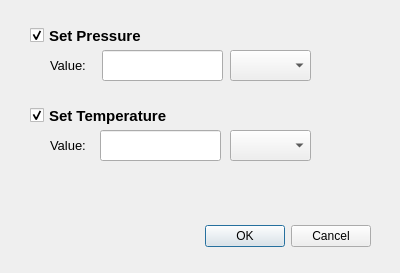
<?xml version="1.0" encoding="UTF-8"?>
<ui version="4.0">
 <class>Dialog</class>
 <widget class="QDialog" name="Dialog">
  <property name="geometry">
   <rect>
    <x>0</x>
    <y>0</y>
    <width>400</width>
    <height>273</height>
   </rect>
  </property>
  <property name="windowTitle">
   <string>Set Conditions</string>
  </property>
  <widget class="QDialogButtonBox" name="buttonBox">
   <property name="geometry">
    <rect>
     <x>30</x>
     <y>220</y>
     <width>341</width>
     <height>32</height>
    </rect>
   </property>
   <property name="orientation">
    <enum>Qt::Horizontal</enum>
   </property>
   <property name="standardButtons">
    <set>QDialogButtonBox::Cancel|QDialogButtonBox::Ok</set>
   </property>
  </widget>
  <widget class="QCheckBox" name="setPressChkBox">
   <property name="geometry">
    <rect>
     <x>30</x>
     <y>20</y>
     <width>181</width>
     <height>31</height>
    </rect>
   </property>
   <property name="font">
    <font>
     <pointsize>11</pointsize>
     <weight>75</weight>
     <bold>true</bold>
    </font>
   </property>
   <property name="text">
    <string>Set Pressure</string>
   </property>
   <property name="checked">
    <bool>true</bool>
   </property>
  </widget>
  <widget class="QCheckBox" name="setTempChkBox">
   <property name="geometry">
    <rect>
     <x>30</x>
     <y>100</y>
     <width>181</width>
     <height>31</height>
    </rect>
   </property>
   <property name="font">
    <font>
     <pointsize>11</pointsize>
     <weight>75</weight>
     <bold>true</bold>
    </font>
   </property>
   <property name="text">
    <string>Set Temperature</string>
   </property>
   <property name="checked">
    <bool>true</bool>
   </property>
  </widget>
  <widget class="QComboBox" name="pressUnitDD">
   <property name="geometry">
    <rect>
     <x>230</x>
     <y>50</y>
     <width>81</width>
     <height>31</height>
    </rect>
   </property>
  </widget>
  <widget class="QLabel" name="label">
   <property name="geometry">
    <rect>
     <x>50</x>
     <y>50</y>
     <width>51</width>
     <height>31</height>
    </rect>
   </property>
   <property name="font">
    <font>
     <pointsize>10</pointsize>
    </font>
   </property>
   <property name="text">
    <string>Value:</string>
   </property>
  </widget>
  <widget class="QLabel" name="label_2">
   <property name="geometry">
    <rect>
     <x>50</x>
     <y>130</y>
     <width>51</width>
     <height>31</height>
    </rect>
   </property>
   <property name="font">
    <font>
     <pointsize>10</pointsize>
    </font>
   </property>
   <property name="text">
    <string>Value:</string>
   </property>
  </widget>
  <widget class="QComboBox" name="tempUnitDD">
   <property name="geometry">
    <rect>
     <x>230</x>
     <y>130</y>
     <width>81</width>
     <height>31</height>
    </rect>
   </property>
  </widget>
  <widget class="QLineEdit" name="pressLineEdit">
   <property name="geometry">
    <rect>
     <x>102</x>
     <y>50</y>
     <width>121</width>
     <height>31</height>
    </rect>
   </property>
   <property name="font">
    <font>
     <pointsize>10</pointsize>
    </font>
   </property>
   <property name="alignment">
    <set>Qt::AlignRight|Qt::AlignTrailing|Qt::AlignVCenter</set>
   </property>
  </widget>
  <widget class="QLineEdit" name="tempLineEdit">
   <property name="geometry">
    <rect>
     <x>100</x>
     <y>130</y>
     <width>121</width>
     <height>31</height>
    </rect>
   </property>
   <property name="font">
    <font>
     <pointsize>10</pointsize>
    </font>
   </property>
   <property name="alignment">
    <set>Qt::AlignRight|Qt::AlignTrailing|Qt::AlignVCenter</set>
   </property>
  </widget>
 </widget>
 <resources/>
 <connections>
  <connection>
   <sender>buttonBox</sender>
   <signal>accepted()</signal>
   <receiver>Dialog</receiver>
   <slot>accept()</slot>
   <hints>
    <hint type="sourcelabel">
     <x>248</x>
     <y>254</y>
    </hint>
    <hint type="destinationlabel">
     <x>157</x>
     <y>274</y>
    </hint>
   </hints>
  </connection>
  <connection>
   <sender>buttonBox</sender>
   <signal>rejected()</signal>
   <receiver>Dialog</receiver>
   <slot>reject()</slot>
   <hints>
    <hint type="sourcelabel">
     <x>316</x>
     <y>260</y>
    </hint>
    <hint type="destinationlabel">
     <x>286</x>
     <y>274</y>
    </hint>
   </hints>
  </connection>
 </connections>
</ui>
